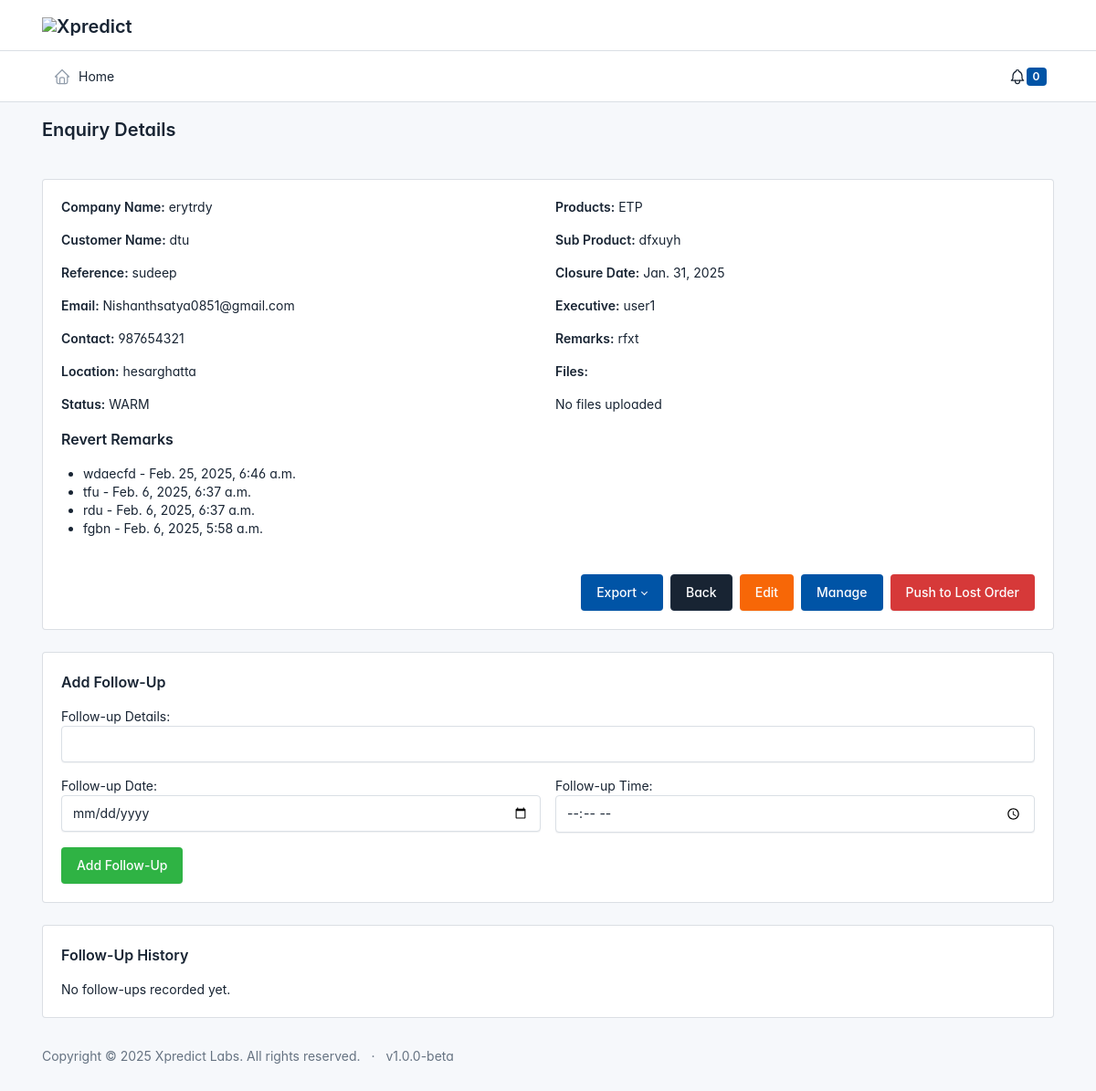
Page /enquiry/93/details/ on the committed database.
### Riva/models.py (models this page shows, shortened)
class Enquiry(models.Model):
    STATUS_CHOICES = [
        ('1', 'HOT'),
        ('2', 'WARM'),
        ('3', 'COLD'),
    ]
    companyname = models.CharField(max_length=30, default='')
    customername = models.CharField(max_length=20, default='')
    refrence = models.CharField(max_length=20, default='',blank=True)
    email = models.EmailField()
    contact = models.IntegerField()
    location = models.CharField(max_length=100, default='')
    status = models.CharField(max_length=20, choices=STATUS_CHOICES, default='')
    products = models.ForeignKey(Products, on_delete=models.CASCADE, default=1)  # Make sure product with id=1 exists
    subproduct = models.CharField(max_length=20, default='',blank=True)
    closuredate = models.DateField(null=True, blank=True)
    executive = models.ForeignKey(Executive, on_delete=models.CASCADE, null=False, blank=False)
    files = models.ManyToManyField(FileUploadModel, blank=True)
    remarks = models.TextField(max_length=100, default='', blank=True)
    flag = models.TextField(max_length=200, default='', blank=True)
    enqtype = models.CharField(max_length=20, default='',blank=True)
    is_confirmed = models.BooleanField(default=False)
    created_at = models.DateTimeField(auto_now_add=True)
    is_lost = models.BooleanField(default=False)
    is_reverted = models.BooleanField(default=False)
    is_relegated=models.BooleanField(default=False)
    created_by = models.ForeignKey(User, on_delete=models.CASCADE, null=True, blank=True)

class RevertRemark(models.Model):
    enquiry = models.ForeignKey(Enquiry, related_name='revert_remarks', on_delete=models.CASCADE)
    text = models.TextField()
    created_at = models.DateTimeField(auto_now_add=True)
    def __str__(self):
        return f"Remark for {self.enquiry.companyname} - {self.created_at}"

class Products(models.Model):
    name = models.CharField(max_length=900)
    hsncode=models.CharField(max_length=30, default='')
    base_amount=models.DecimalField(max_digits=20, decimal_places=2, default=0)
    gst=models.DecimalField(max_digits=20, decimal_places=2, default=0)

class Executive(models.Model):
    name = models.CharField(max_length=100)

### Riva/views.py (the view, shortened to what this page needs)
# urls.py: path('enquiry/<int:id>/details/', views.enquiry_details, name='enquiry_details'),
def enquiry_details(request, id):
    try:
        enquiry = get_object_or_404(Enquiry, id=id)
        revert_remarks = RevertRemark.objects.filter(enquiry=enquiry).order_by('-created_at')
        print(revert_remarks)
        followups = FollowUp.objects.filter(enquiry=enquiry).order_by('-fodate', '-fotime')
        files = enquiry.files.all()
        data = {
            "id": id,
            "companyname": enquiry.companyname,
            "customername": enquiry.customername,
            "refrence": enquiry.refrence,
            "email": enquiry.email,
            "contact": enquiry.contact,
            "location": enquiry.location,
            "status": enquiry.get_status_display() if enquiry.status else "N/A",
            "products": enquiry.products.name if enquiry.products else "N/A",  # Access the product name here
            "subproduct": enquiry.subproduct,
            "closuredate": enquiry.closuredate,
            "executive": enquiry.executive.name if enquiry.executive else "N/A",  # Similarly for executive name
            "remarks": enquiry.remarks,
            "files": files,
            "is_lost": "Lost" if enquiry.is_lost else "Active",
            'followups': followups,  # Pass revert remarks here
        }
        return render(request, 'xp/enquiry_details.html', {'enquiry_data': data, 'followups': followups , 'revert_remarks': revert_remarks})
    except Enquiry.DoesNotExist:
        return HttpResponse("Enquiry not found", status=404)

### app/context_processors.py (called while the page is built, shortened)
def group_buttons(request):
    return {
        'group_buttons': GroupButton.objects.all()
    }

def modules_with_submodules(request):
    if not request.user.is_authenticated:
        return {}  # Return an empty context for unauthenticated users

### templates/xp/enquiry_details.html (shortened to what this page needs)
{% extends "base.html" %}
{% block content %}<br>
<div class="container-xl">
    <h2 class="page-title text-center">Enquiry Details</h2><br>
</div>
<div class="container-xl">
    <div class="card">
        <div class="card-body">
            <div class="row">
                <div class="col-12 col-md-6 mb-4">
                    <p><strong>Company Name:</strong> {{ enquiry_data.companyname }}</p>
                    <p><strong>Customer Name:</strong> {{ enquiry_data.customername }}</p>
                    <p><strong>Reference:</strong> {{ enquiry_data.refrence }} </p>
                    <p><strong>Email:</strong> {{ enquiry_data.email }}</p>
                    <p><strong>Contact:</strong> {{ enquiry_data.contact }}</p>
                    <p><strong>Location:</strong> {{ enquiry_data.location }}</p>
                    <p><strong>Status:</strong> {{ enquiry_data.status }}</p>
                    <h3>Revert Remarks</h3>
                    <ul>
                    {% for remark in revert_remarks %}
                        <li>{{ remark.text }} - {{ remark.created_at }}</li>
                    {% endfor %}
                    </ul>
                </div>
                <div class="col-12 col-md-6 mb-4">
                    <p><strong>Products:</strong> {{ enquiry_data.products }}</p>
                    <p><strong>Sub Product:</strong> {{ enquiry_data.subproduct }}</p>
                    <p><strong>Closure Date:</strong> {{ enquiry_data.closuredate }}</p>
                    <p><strong>Executive:</strong> {{ enquiry_data.executive }}</p>
                    <p><strong>Remarks:</strong> {{ enquiry_data.remarks }}</p>
                    <p><strong>Files:</strong></p>
                    {% if enquiry_data.files %}
                        <p>Total Files: {{ enquiry_data.files.count }}</p>
                        <ul>
                        {% for file in enquiry_data.files %}
                            <li>
                                <a href="{{ file.file.url }}" download>{{ file.name }}</a>
                            </li>
                        {% endfor %}
                        </ul>
                    {% else %}
                        <p>No files uploaded</p>
                    {% endif %}<br>
                </div>
            </div>
            <div class="d-flex flex-wrap justify-content-end mt-auto gap-2">
                <div class="dropdown">
                    <button class="btn btn-primary dropdown-toggle" data-bs-toggle="dropdown" aria-expanded="false">
                        Export
                    </button>
                </div>
                <a href="{% url 'enquries' %}" class="btn btn-dark">Back</a>
                <a href="{% url 'edit-enquiry' enquiry_id=enquiry_data.id %}" class="btn btn-warning">Edit</a>
                <a href="{% url 'managequotationpage' enquiry_data.id %}" class="btn btn-primary">Manage</a>
                <button class="btn btn-danger" data-bs-toggle="modal" data-bs-target="#confirmModal">Push to Lost Order</button>
            </div>
        </div>
    </div>
    <div class="card mt-4">
        <div class="card-body">
            <h3>Add Follow-Up</h3>
            <form method="post" action="{% url 'add_followup' enquiry_data.id %}">
                <div class="row g-3">
                    <div class="col-md-12">
                        <label for="foname">Follow-up Details:</label>
                        <input type="text" id="foname" name="foname" class="form-control" required>
                    </div>
                    <div class="col-md-6">
                        <label for="fodate">Follow-up Date:</label>
                        <input type="date" id="fodate" name="fodate" class="form-control" required>
                    </div>
                    <div class="col-md-6">
                        <label for="fotime">Follow-up Time:</label>
                        <input type="time" id="fotime" name="fotime" class="form-control" required>
                    </div>
                </div>
                <button type="submit" class="btn btn-success mt-3">Add Follow-Up</button>
            </form>
        </div>
    </div>
    <div class="card mt-4">
        <div class="card-body">
            <h3>Follow-Up History</h3>
            {% if followups %}
                <ul>
                    {% for followup in followups %}
                        <li>
                            <strong>Name:</strong> {{ followup.foname }},
                            <strong>Date:</strong> {{ followup.fodate }},
                            <strong>Time:</strong> {{ followup.fotime }}
                        </li>
                    {% endfor %}
                </ul>
            {% else %}
                <p>No follow-ups recorded yet.</p>
            {% endif %}
        </div>
    </div>
</div>
{% endblock %}

### templates/base.html (style rules this page uses)
:root { --tblr-font-sans-serif: 'Inter Var', -apple-system, BlinkMacSystemFont, San Francisco, Segoe UI, Roboto, Helvetica Neue, sans-serif; }
body { font-feature-settings: "cv03", "cv04", "cv11"; }

### rows in the picture
Enquiry: companyname "erytrdy", customername "dtu", refrence "sudeep", email "Nishanthsatya0851@gmail.com", location "hesarghatta", subproduct "dfxuyh", closuredate "Jan. 31, 2025", remarks "rfxt"
RevertRemark: text "wdaecfd", created_at "Feb. 25, 2025, 6:46 a.m."
RevertRemark: text "tfu", created_at "Feb. 6, 2025, 6:37 a.m."
RevertRemark: text "rdu", created_at "Feb. 6, 2025, 6:37 a.m."
RevertRemark: text "fgbn", created_at "Feb. 6, 2025, 5:58 a.m."
Products: products "ETP"
Executive: executive "user1"

### other values in the picture
{{ length }} "0"
{{ enquiry_data.contact }} "987654321"
{{ enquiry_data.status }} "WARM"
